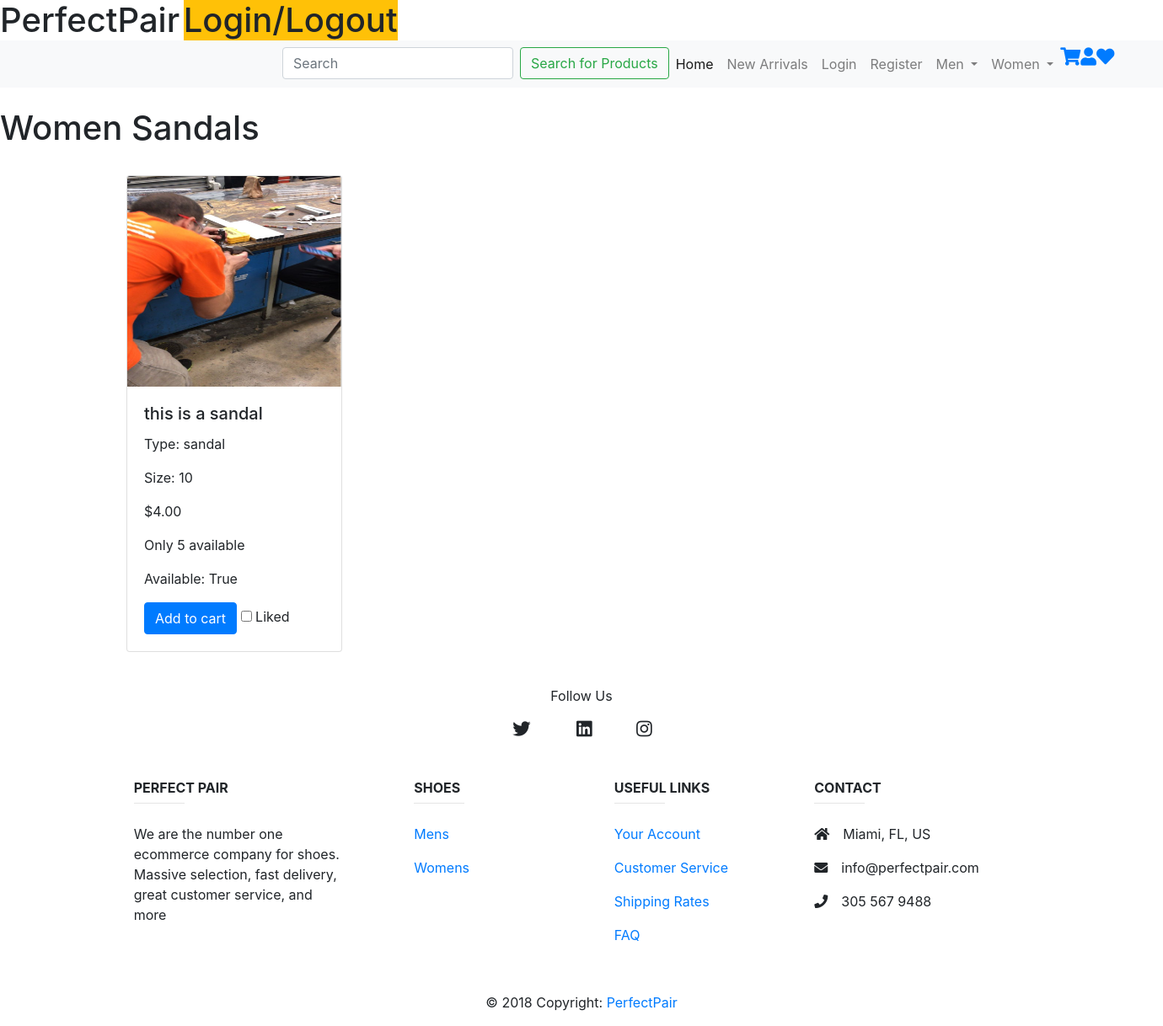
The app's page /shoe/women_sandals with its own data.
### shoe/models.py (models this page shows, shortened)
class Shoe(models.Model):
	name 			= models.CharField(max_length=30, default="Boosts")
	image 			= models.ImageField(upload_to='shoe/', blank=True, null=True)
	style 			= models.CharField(max_length=20, default="sneakers")
	size 			= models.IntegerField(default=10)
	color 			= models.CharField(max_length=20, default="blue")
	brand 			= models.CharField(max_length=20, default="Nike")
	price 			= models.DecimalField(max_digits=4, decimal_places=2, default=4.00)
	availability 	= models.BooleanField(default=True)
	new 			= models.BooleanField(default=True)
	stock 			= models.IntegerField(default=5)
	gender_choices 	= (
        ('M', 'Male'),
        ('F', 'Female'),
    )
	gender 			= models.CharField(max_length=1, choices=gender_choices, default="M")
	date 			= models.DateField(("Date"), default=datetime.date.today)
	like 			= models.BooleanField(default=True)

### shoe/views.py (the view)
# urls.py: path('women_sandals', views.women_sandals, name="women_sandals"),
def women_sandals(request):
	template = 'shoe/women_sandals.html'
	shoe_list = Shoe.objects.all()
	context = {
		'shoe_list': shoe_list,
	}
	return render(request, template, context)

### shoe/templates/shoe/women_sandals.html
{% include "base.html" %}
{% load static %}
{% block content %}
<h1>Women Sandals</h1>
        <div class='card-columns mr-2'>
            {% for shoe in shoe_list %}
                {% if shoe.style == 'sandal' and shoe.gender == 'F' %}
                    <div class="mb-4 mt-4 card text-left" style="width:16rem;">
                    <img src="{{shoe.image.url}}" class="card-img-top" style="width:254px; height:250px">
                    <div class="card-body" class="shadow-lg p-3 mb-5 bg-white rounded">
                        <h5 class="card-title">{{shoe.name}}</h5>
                        <p class="card-text">Type: {{shoe.style}}</p>
                        <p class="card-text">Size: {{shoe.size}}</p>
                        <p class="card-text">${{shoe.price}}</p>
                        <p class="card-text">Only {{shoe.stock}} available</p>
                        <p class="card-text">Available: {{shoe.availability}}</p>
                        <a href="{% url 'shoe:cart_list' %}"class="btn btn-primary" name='q1'>Add to cart</a>
                        <input id="apto" type="checkbox">
                        <label for="apto">Liked</label>
                    </div>
                    </div>
                {% endif %}
            {% endfor %}
        </div>
{% include 'footer.html' %}
{% endblock %}

### static-storage/css/custom.css (style rules this page uses)
.card { display:inline-block; margin-right: 20px; position: relative; left: 150px; }

### records on screen
Shoe: image (picture), name "this is a sandal", style "sandal", size "10", price "4.00", stock "5", availability "True"
